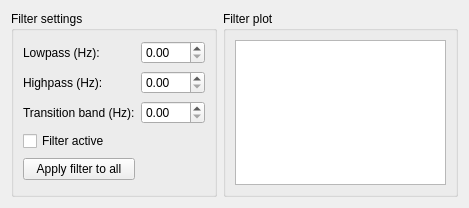
<?xml version="1.0" encoding="UTF-8"?>
<ui version="4.0">
 <class>FilterWindowWidget</class>
 <widget class="QWidget" name="FilterWindowWidget">
  <property name="geometry">
   <rect>
    <x>0</x>
    <y>0</y>
    <width>469</width>
    <height>208</height>
   </rect>
  </property>
  <property name="windowTitle">
   <string>Adjust filter</string>
  </property>
  <layout class="QFormLayout" name="formLayout_2">
   <item row="0" column="0">
    <widget class="QGroupBox" name="m_groupBox_filterSettings">
     <property name="title">
      <string>Filter settings</string>
     </property>
     <layout class="QGridLayout" name="gridLayout">
      <item row="0" column="0">
       <widget class="QLabel" name="label">
        <property name="text">
         <string>Lowpass (Hz):</string>
        </property>
       </widget>
      </item>
      <item row="0" column="1">
       <widget class="QDoubleSpinBox" name="m_doubleSpinBox_lowpass">
        <property name="maximum">
         <double>999.000000000000000</double>
        </property>
       </widget>
      </item>
      <item row="1" column="0">
       <widget class="QLabel" name="label_2">
        <property name="text">
         <string>Highpass (Hz):</string>
        </property>
       </widget>
      </item>
      <item row="1" column="1">
       <widget class="QDoubleSpinBox" name="m_doubleSpinBox_highpass">
        <property name="maximum">
         <double>999.000000000000000</double>
        </property>
       </widget>
      </item>
      <item row="2" column="0">
       <widget class="QLabel" name="label_3">
        <property name="text">
         <string>Transition band (Hz):</string>
        </property>
       </widget>
      </item>
      <item row="2" column="1">
       <widget class="QDoubleSpinBox" name="m_doubleSpinBox_transitionband">
        <property name="maximum">
         <double>999.000000000000000</double>
        </property>
       </widget>
      </item>
      <item row="3" column="0">
       <widget class="QCheckBox" name="m_checkBox_filterActive">
        <property name="text">
         <string>Filter active</string>
        </property>
       </widget>
      </item>
      <item row="4" column="0">
       <widget class="QPushButton" name="m_pushButton_applyFilter">
        <property name="text">
         <string>Apply filter to all</string>
        </property>
       </widget>
      </item>
     </layout>
    </widget>
   </item>
   <item row="0" column="1">
    <widget class="QGroupBox" name="groupBox">
     <property name="title">
      <string>Filter plot</string>
     </property>
     <layout class="QHBoxLayout" name="horizontalLayout">
      <item>
       <widget class="QGraphicsView" name="m_graphicsView_filterPlot"/>
      </item>
     </layout>
    </widget>
   </item>
  </layout>
 </widget>
 <resources/>
 <connections/>
</ui>
